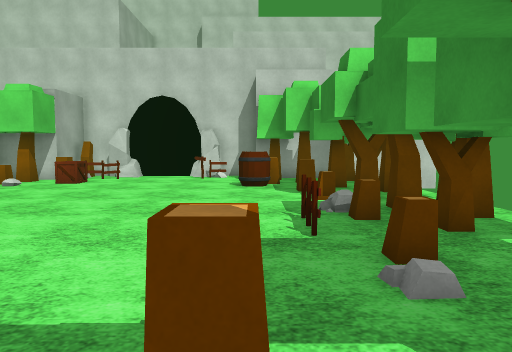
view 1 (above)

17 first-person views from a walk through a scene from a Unity 3-D project. The camera is 1.3 m above the floor, tilts 4° down and sees 70° across. The floor is counted in squares, 1 m on a side. Each view is taken from the middle of a square. On the plan, view 1 faces up. The plan holds only what a view shows up to about 15 squares ahead; the rest is blank. The place goes on beyond the plan. The player character is not drawn. Some animated figures are left out. Surface patterns are stand-ins for the level's own textures.

view 2
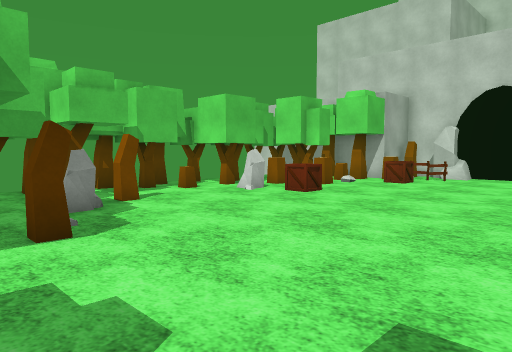

view 3
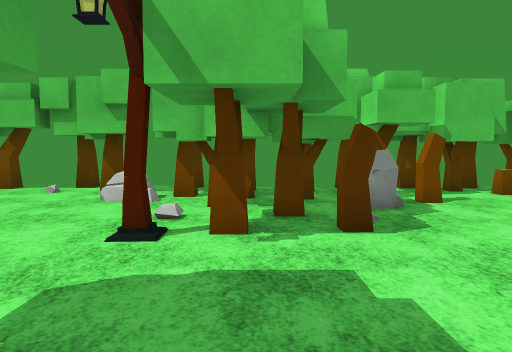

view 4
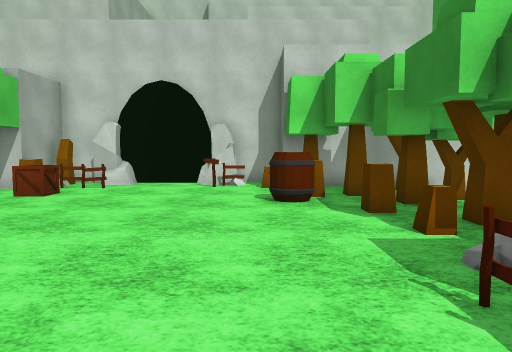

view 5
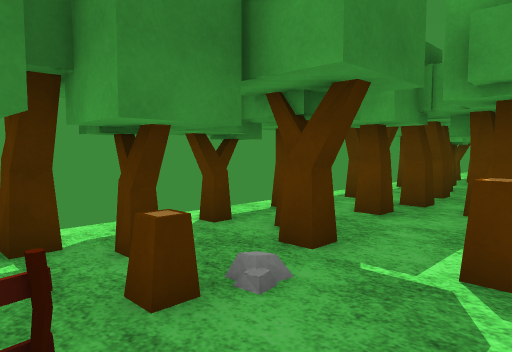

view 6
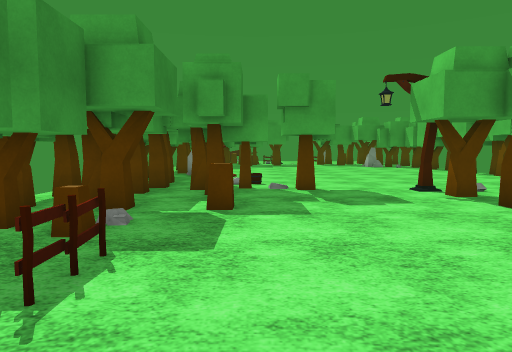

view 7
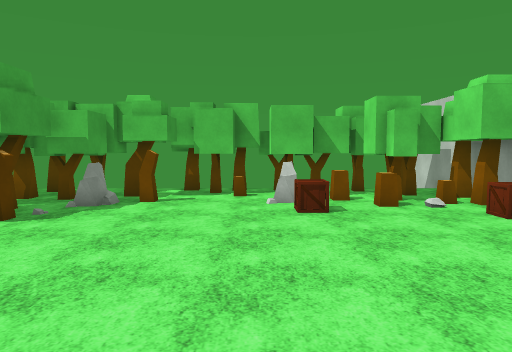

view 8
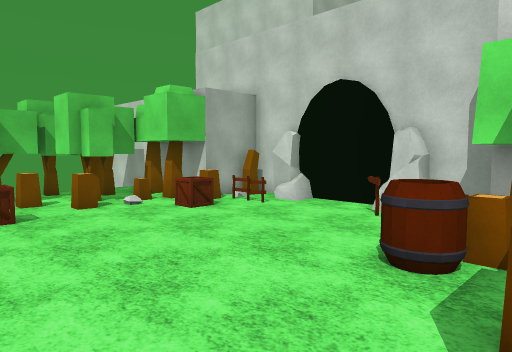

view 9
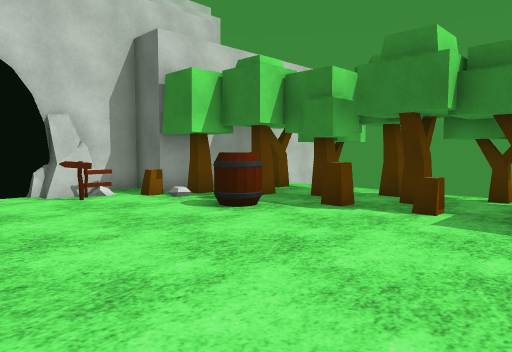

view 10
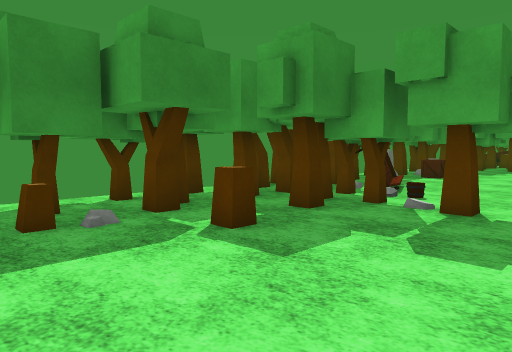

view 11
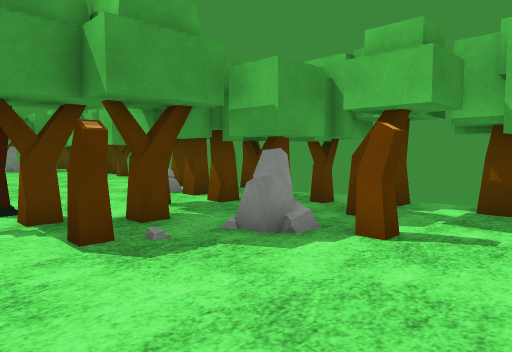

view 12
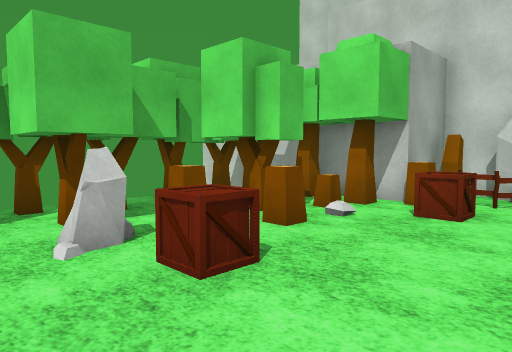

view 13
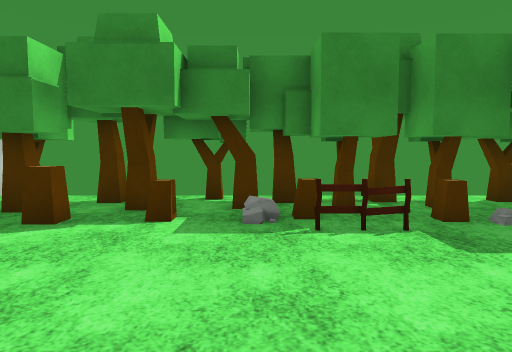

view 14
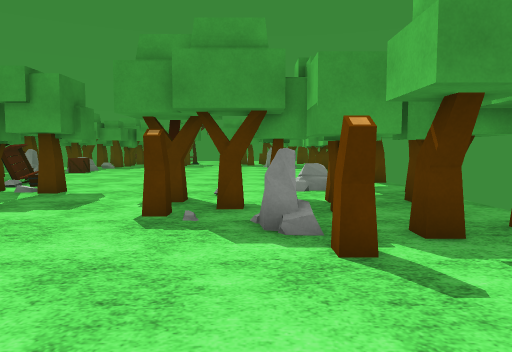

view 15
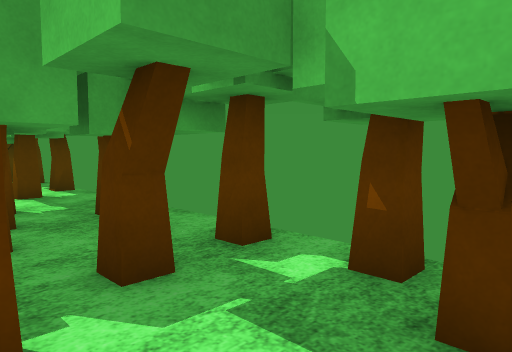

view 16
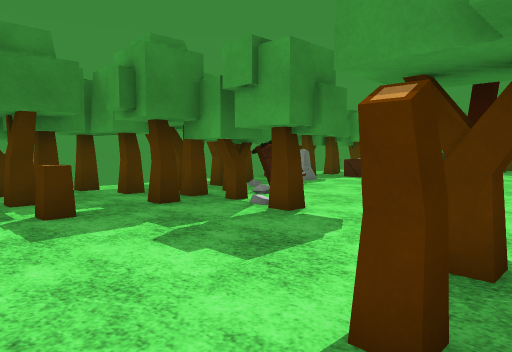

view 17
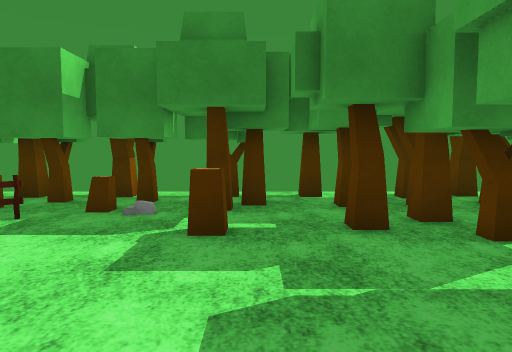

### Floor plan
Key: @ floor where view 1 was taken; # wall or solid block; . floor; / step, stairs or slope; = window, fence, low wall or low ledge; T thing the floor can be seen under or through; O other object.
Columns run from 15 left of view 1 to 6 right of it. Each row starts with its distance up from view 1.
 19       ##O###O###
 18       #OOO..OO=#
 17       #OOO..OOO#######
 16    #O##O.......#O.OO.
 15    #OOOOO.......OO O
 14    ##O..O.....OOOOOO#
 13    ### ........O.#O##
 12    ##.O.........OO#OO
 11   ##O.............OO#
 10   ###.OO.........OO##O
  9  O#O#O.O...........#OO
  8  OO............../OOO
  7  O#O............OO#OO
  6  OO#............O###.
  5 OO...O............#OO
  4 O#.O.O...........OOO.
  3  OOO.OO..........####
  2  #OTT#..O......O.OO##
  1  ##TO#OO..........OOO
  0  OO.O##OO......@...OO
 -1   O.OO#.O......O.OOOO
 -2  # OOOO.OO..OO##OO...
 -3  ###O.......#.O##OOO.
 -4   O.O.......... O#OO.
 -5  OO............OOOOOO

Positions as (right, up) in squares from view 1, and headings:
1: (0, 0), facing up
2: (-1, 0), facing up-left
3: (-1, 0), facing left
4: (-1, 4), facing up
5: (-1, 6), facing down-right
6: (-1, 10), facing down
7: (2, 8), facing left
8: (2, 8), facing up-left
9: (-6, 7), facing up-right
10: (-5, 6), facing down-right
11: (-5, 7), facing down-left
12: (-5, 7), facing up-left
13: (-5, 8), facing right
14: (-9, 9), facing down
15: (-10, 7), facing down-left
16: (-8, 4), facing down-right
17: (-6, 1), facing right
